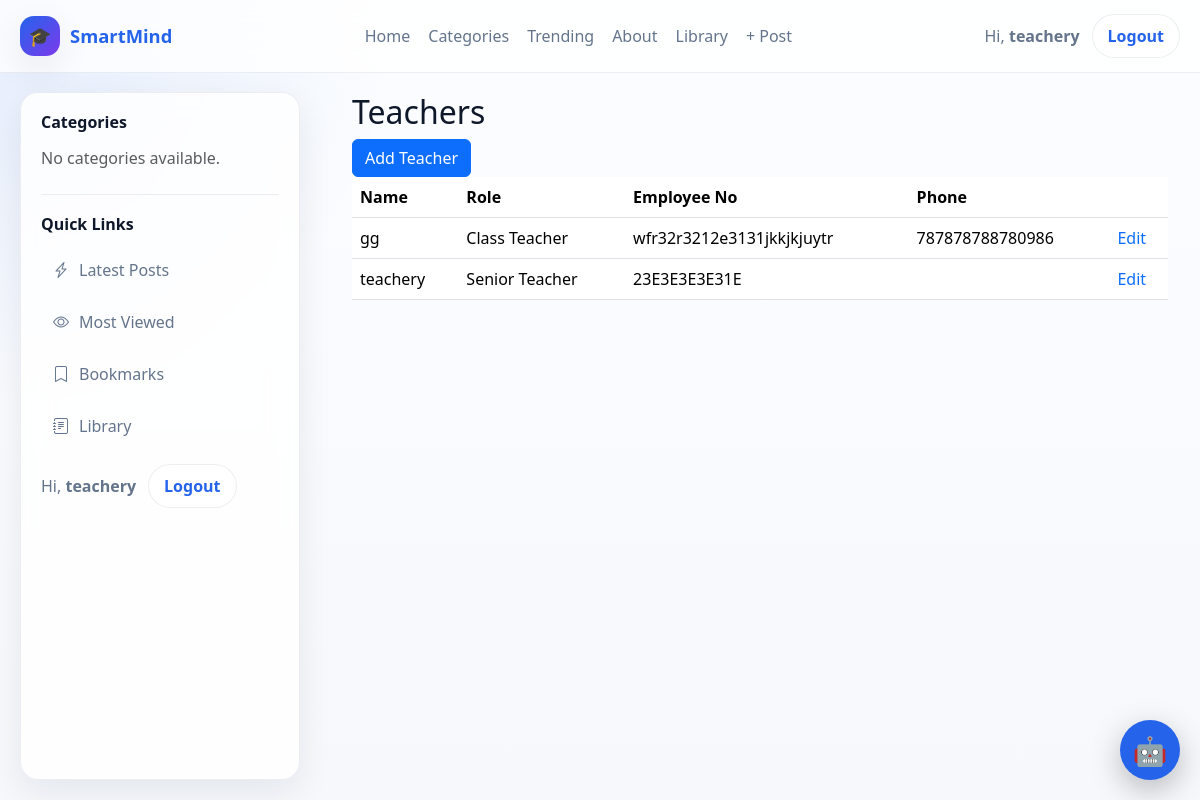
Screenshot of /accounts/teachers/ (signed in) with the database file from the repository.
### accounts/models.py (models this page shows, shortened)
class User(AbstractUser):
    ROLE_CHOICES = [
        ("school_admin", "School Admin"),
        ("teacher", "Teacher"),
        ("student", "Student"),
        ("parent", "Parent"),
    ]
    role = models.CharField(
        max_length=20,
        choices=ROLE_CHOICES,
        default="student",
        db_index=True,
    )
    school = models.ForeignKey(
        "schools.School",
        on_delete=models.CASCADE,
        related_name="users",
        null=True,
        blank=True,
    )
    school_class = models.ForeignKey(
        "schools.SchoolClass",
        on_delete=models.SET_NULL,
        related_name="students",
        null=True,
        blank=True,
    )
    teacher_role = models.ForeignKey(
        "TeacherRole",
        on_delete=models.SET_NULL,
        null=True,
        blank=True,
        related_name="teachers",
    )
    admission_number = models.CharField(
        max_length=30,
        unique=True,
        blank=True,
        null=True,
        db_index=True,
    )
    employee_number = models.CharField(
        max_length=30,
        unique=True,
        blank=True,
        null=True,
        db_index=True,
    )
    tsc_number = models.CharField(
        max_length=30,
        blank=True,
        null=True,
    )
    phone_number = models.CharField(max_length=20, blank=True)
    profile_picture = models.ImageField(upload_to="profiles/", blank=True, null=True)
    date_of_birth = models.DateField(blank=True, null=True)
    is_verified = models.BooleanField(default=False)
    created_at = models.DateTimeField(default=timezone.now)
    updated_at = models.DateTimeField(auto_now=True)
    @property
    def full_name(self):
        return self.get_full_name() or self.username

class TeacherRole(models.Model):
    school = models.ForeignKey(
        "schools.School",
        on_delete=models.CASCADE,
        related_name="teacher_roles",
    )
    name = models.CharField(max_length=100)
    description = models.TextField(blank=True)
    created_at = models.DateTimeField(default=timezone.now)
    updated_at = models.DateTimeField(auto_now=True)
    class Meta:
        ordering = ["name"]
        constraints = [
            models.UniqueConstraint(
                fields=["school", "name"],
                name="unique_teacher_role_per_school",
            )
        ]
    def __str__(self):
        return self.name

### accounts/views.py (the view)
# urls.py: path('teachers/', views.teacher_list, name='teacher_list'),
@login_required
def teacher_list(request):
    teachers = User.objects.filter(
        role="teacher",
        school=request.user.school,
    ).select_related("teacher_role")
    return render(request, "teacher_list.html", {"teachers": teachers})

### accounts/templates/teacher_list.html
{% extends "base.html" %}
{% block content %}
<div class="container">
<h2>Teachers</h2>
<a href="{% url 'teacher_create' %}"
class="btn btn-primary">
Add Teacher
</a>
<table class="table">
<thead>
<tr>
<th>Name</th>
<th>Role</th>
<th>Employee No</th>
<th>Phone</th>
<th></th>
</tr>
</thead>
<tbody>
{% for teacher in teachers %}
<tr>
<td>
{{ teacher.full_name }}
</td>
<td>
{{ teacher.teacher_role }}
</td>
<td>
{{ teacher.employee_number }}
</td>
<td>
{{ teacher.phone_number }}
</td>
<td>
<a href="{% url 'teacher_update' teacher.id %}">
Edit
</a>
</td>
</tr>
{% endfor %}
</tbody>
</table>
</div>
{% endblock %}

### blog/templates/base.html (shortened to what this page needs)
{% load static %}
<!DOCTYPE html>
<html lang="en">
<head>
    <link href="https://cdn.jsdelivr.net/npm/bootstrap@5.3.7/dist/css/bootstrap.min.css" rel="stylesheet">
    <link rel="stylesheet" href="https://cdn.jsdelivr.net/npm/bootstrap-icons@1.11.3/font/bootstrap-icons.min.css">
    <link rel="stylesheet" href="{% static 'smartmind_ai/chatbot.css' %}">
    <link rel="stylesheet" href="{% static 'django_ckeditor_5/dist/styles.css' %}">
</head>
<body>
<div class="site-shell">
    <header class="site-navbar">
        <div class="nav-inner">
            <a href="{% url 'dashboard' %}" class="brand">
                <span class="brand-badge">🎓</span>
                <span>SmartMind</span>
            </a>
            <nav class="nav-links" aria-label="Main navigation">
                {% if user.is_authenticated %}
                    <a href="{% url 'dashboard' %}">Home</a>
                {% else %}
                    <a href="{% url 'blog:home' %}">Home</a>
                {% endif %}
                <a href="#">Categories</a>
                <a href="#">Trending</a>
                <a href="#">About</a>
                <a href="{% url 'library:home' %}">Library</a>
                <a href="{% url 'blog:add_post' %}">+ Post</a>
            </nav>
            <div class="user-box">
                {% if user.is_authenticated %}
                    <span>Hi, <strong>{{ user.username }}</strong></span>
                    <form action="{% url 'logout' %}" method="post" class="m-0">
                        <button type="submit" class="btn-pill">Logout</button>
                    </form>
                {% else %}
                    <a href="{% url 'login' %}" class="btn-pill">Login</a>
                {% endif %}
            </div>
        </div>
    </header>
    <div class="layout">
        <aside class="sidebar d-none d-lg-block">
            <div class="sidebar-section">
                <h3>Categories</h3>
                <div class="sidebar-links">
                    {% for category in categories %}
                        <a href="{% url 'blog:category_post' category.slug %}">
                            <i class="bi bi-folder2"></i>
                            <span>{{ category.name }}</span>
                        </a>
                    {% empty %}
                        <p class="text-muted mb-0">No categories available.</p>
                    {% endfor %}
                </div>
            </div>
            <div class="sidebar-section">
                <h3>Quick Links</h3>
                <div class="sidebar-links">
                    <a href="#"><i class="bi bi-lightning-charge"></i><span>Latest Posts</span></a>
                    <a href="#"><i class="bi bi-eye"></i><span>Most Viewed</span></a>
                    <a href="#"><i class="bi bi-bookmark"></i><span>Bookmarks</span></a>
                    <a href="{% url 'library:home' %}"><i class="bi bi-journal-text"></i><span>Library</span></a>
                </div>
                <div class="user-box mt-3">
                    {% if user.is_authenticated %}
                        <span>Hi, <strong>{{ user.username }}</strong></span>
                        <form action="{% url 'logout' %}" method="post" class="m-0">
                            <button type="submit" class="btn-pill">Logout</button>
                        </form>
                    {% else %}
                        <a href="{% url 'login' %}" class="btn-pill">Login</a>
                    {% endif %}
                </div>
            </div>
        </aside>
        <main>
            <div class="content-wrap">
                {% block content %}{% endblock %}
            </div>
        </main>
    </div>
</div>
{% include "smartmind_ai/chatbot.html" %}
</body>
</html>

### blog/templates/base.html (style rules this page uses)
:root { --bg: #f6f8fc; --surface: rgba(255, 255, 255, 0.82); --surface-solid: #ffffff; --text: #0f172a; --muted: #64748b; --primary: #2563eb; --primary-2: #1d4ed8; --border: rgba(148, 163, 184, 0.18); --shadow: 0 12px 35px rgba(15, 23, 42, 0.08); --radius: 18px; --navbar-h: 72px; --sidebar-w: 280px; --layout-pad: 20px; }
* { box-sizing: border-box; }
html { scroll-behavior: smooth; }
body { margin: 0; font-family: system-ui, -apple-system, BlinkMacSystemFont, "Segoe UI", sans-serif; background: radial-gradient(circle at top left, rgba(37, 99, 235, 0.10), transparent 28%), linear-gradient(180deg, #fbfdff 0%, var(--bg) 100%); color: var(--text); overflow-x: hidden; }
a { text-decoration: none; }
.site-shell { min-height: 100vh; display: flex; flex-direction: column; }
.site-navbar { position: sticky; top: 0; z-index: 1030; backdrop-filter: blur(16px); background: rgba(255, 255, 255, 0.76); border-bottom: 1px solid var(--border); }
.nav-inner { max-width: 1400px; margin: 0 auto; padding: 14px 20px; display: flex; align-items: center; justify-content: space-between; gap: 16px; }
.brand { display: flex; align-items: center; gap: 10px; font-weight: 800; color: var(--primary); font-size: 1.15rem; white-space: nowrap; }
.brand-badge { width: 40px; height: 40px; display: grid; place-items: center; border-radius: 14px; background: linear-gradient(135deg, var(--primary), #7c3aed); color: #fff; box-shadow: var(--shadow); }
.nav-links { display: flex; align-items: center; gap: 18px; flex-wrap: wrap; }
.nav-links a { color: var(--muted); font-weight: 500; transition: color 0.2s ease; }
.user-box { display: flex; align-items: center; gap: 12px; color: var(--muted); }
.btn-pill { border: 1px solid var(--border); background: var(--surface-solid); color: var(--primary); padding: 9px 15px; border-radius: 999px; font-weight: 600; transition: all 0.2s ease; }
.layout { display: flex; align-items: flex-start; width: 100%; padding: var(--layout-pad); flex: 1; }
.sidebar { position: fixed; top: calc(var(--navbar-h) + var(--layout-pad)); left: var(--layout-pad); width: var(--sidebar-w); height: calc(100vh - var(--navbar-h) - (var(--layout-pad) * 2)); overflow-y: auto; background: var(--surface); backdrop-filter: blur(14px); border: 1px solid var(--border); border-radius: var(--radius); box-shadow: var(--shadow); padding: 20px; }
.sidebar-section + .sidebar-section { margin-top: 24px; padding-top: 20px; border-top: 1px solid var(--border); }
.sidebar h3 { margin: 0 0 14px; font-size: 1rem; font-weight: 700; }
.sidebar-links { display: grid; gap: 8px; }
.sidebar-links a { display: flex; align-items: center; gap: 10px; padding: 10px 12px; border-radius: 12px; color: var(--muted); transition: background 0.2s ease, color 0.2s ease, transform 0.2s ease; }
main { flex: 1; margin-left: calc(var(--sidebar-w) + var(--layout-pad) + 20px); min-width: 0; padding: 0; }
.content-wrap { background: transparent; min-width: 0; }

### rows the page displays
User: username "teachery", full_name "teachery", teacher_role "Senior Teacher", employee_number "23E3E3E3E31E"
User: full_name "gg", teacher_role "Class Teacher", employee_number "wfr32r3212e3131jkkjkjuytr", phone_number "787878788780986"
